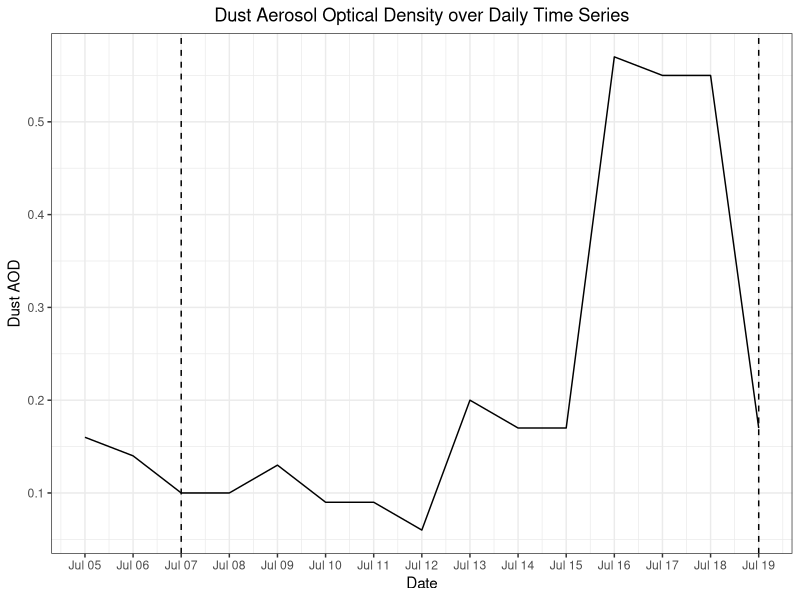
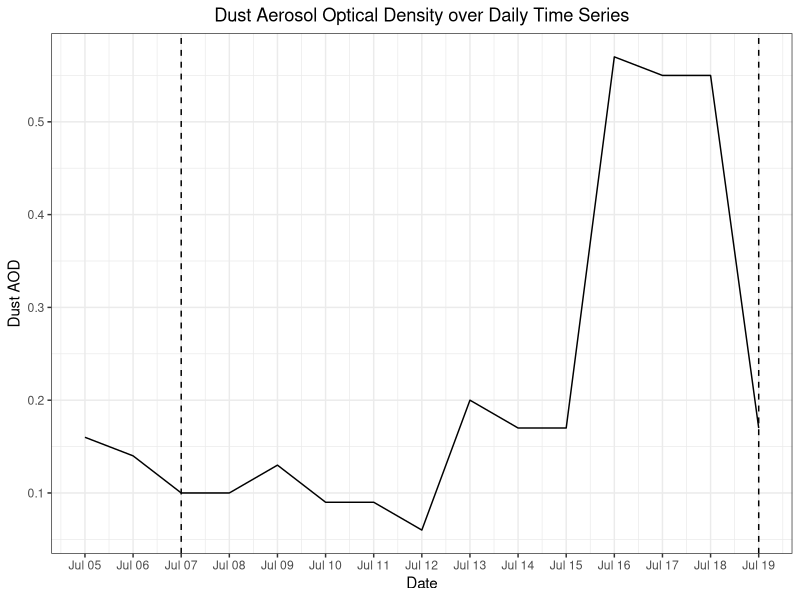

Recreate these plots in R, in order.
## ---- chunk 1
library(here)
library(tidyverse)
library(lubridate)
library(kableExtra)
## ---- chunk 2
dust<- read_csv(here("data", "processed_data", "dust","dust_master.csv")) 
dust_all<- read_csv(here("data", "processed_data","tx_master.csv")) 
## ---- chunk 3
dust<- dust %>%
  filter(between(date,as.Date('2022-07-05'), as.Date('2022-07-19')))

dust_all<- dust_all %>%
  select(date, hr_cst, Dust) %>%
  filter(between(date, as.Date('2022-07-07'), as.Date('2022-07-19'))) 

dust_all<- dust_all %>%
  mutate(ymdh = paste(dust_all$date, dust_all$hr_cst, sep = "-")) #Combines Hour and Date
  
dust_all<- dust_all %>% #Set as YMDH
  mutate(ymdh = ymd_h(dust_all$ymdh))
## ---- chunk 4
dust %>% ggplot()+ geom_line(
  aes(x = date,
      y = t7sum))+
  labs(title = "Dust Aerosol Optical Density over Daily Time Series",
       x = "Date",
       y = "Dust AOD")+
  theme_bw()+
  scale_x_date(date_breaks = "1 day", date_labels = "%b %d") +
  theme(plot.title = element_text(hjust = 0.5)) +
  geom_vline(xintercept = as.Date('2022-07-07'), linetype = 2) +
  geom_vline(xintercept = as.Date('2022-07-19'), linetype = 2)
             
ggsave(here("results", "plots", "dust", "dust_daily.png"))
## ---- chunk 5
avg<-
  dust %>%
  filter(between(date, as.Date('2022-07-07'), as.Date('2022-07-12')))

avg_value<- mean(avg$t7sum)
## ---- chunk 6
dust_tbl<-
  dust %>%
  select(t1,t7,t13,t19,t7sum,date) %>%
  rename("1:00" = "t1",
         "7:00" = "t7",
         "13:00" = "t13",
         "19:00"= "t19",
         "Dust" = "t7sum",
         "Date" = "date") 

dust_tbl<-
  kable(dust_tbl[,c(6,1:5)])
dust_tbl
